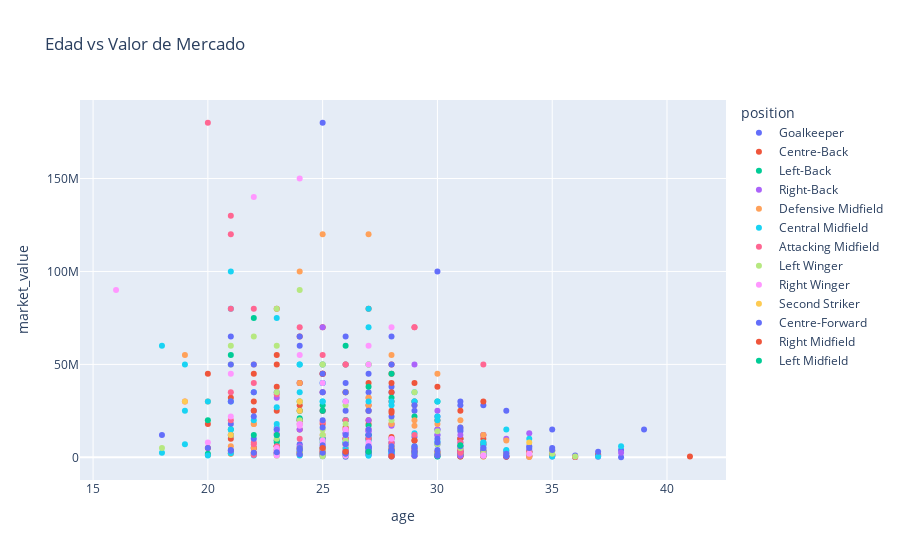

Here is the notebook cell this chart was saved with:
### Code cell
fig = px.scatter(player_data, x='age', y='market_value',
                 hover_name='name', color='position',
                 title='Edad vs Valor de Mercado')
fig.show()

### Figure 1 — Plotly figure (JSON) as saved in the notebook; plotly's stock layout.template omitted (floating-point values rounded to 4 significant figures)
{"data": [{"hovertemplate": "<b>%{hovertext}</b><br><br>position=Goalkeeper<br>age=%{x}<br>market_value=%{y}<extra></extra>", "hovertext": ["Marc-André ter Stegen", "Manuel Neuer", "Oliver Baumann", "Angus Gunn", "Liam Kelly", "Zander Clark", "Péter Gulácsi", "Dénes Dibusz", "Péter Szappanos", "Gregor Kobel", "Yann Sommer", "Yvon Mvogo", "David Raya", "Unai Simón", "Álex Remiro", "Dominik Livakovic", "Nediljko Labrovic", "Ivica Ivusic", "Thomas Strakosha", "Elhan Kastrati", "Etrit Berisha", "Gianluigi Donnarumma", "Guglielmo Vicario", "Alex Meret", "Jan Oblak", "Vid Belec", "Igor Vekic", "Aaron Ramsdale", "Jordan Pickford", "Dean Henderson", "Mads Hermansen", "Frederik Rönnow", "Kasper Schmeichel", "Djordje Petrovic", "Predrag Rajkovic", "Vanja Milinković-Savić", "Marcin Bulka", "Wojciech Szczęsny", "Lukasz Skorupski", "Bart Verbruggen", "Justin Bijlow", "Mark Flekken", "Niklas Hedl", "Patrick Pentz", "Heinz Lindner", "Mike Maignan", "Brice Samba", "Alphonse Areola", "Matz Sels", "Koen Casteels", "Thomas Kaminski", "Marek Rodak", "Henrich Ravas", "Martin Dubravka", "Ștefan Târnovanu", "Horațiu Moldovan", "Florin Niță", "Anatoliy Trubin", "Andriy Lunin", "Georgiy Bushchan", "Altay Bayındır", "Uğurcan Çakır", "Mert Günok", "Giorgi Mamardashvili", "Luka Gugeshashvili", "Giorgi Loria", "Diogo Costa", "José Sá", "Rui Patrício", "Matej Kovar", "Vitezslav Jaros", "Jindrich Stanek"], "legendgroup": "Goalkeeper", "marker": {"color": "#636efa", "symbol": "circle"}, "mode": "markers", "name": "Goalkeeper", "orientation": "v", "showlegend": true, "type": "scatter", "x": [32, 38, 34, 28, 28, 31, 34, 33, 33, 26, 35, 30, 28, 26, 29, 29, 24, 29, 29, 27, 35, 25, 27, 27, 31, 34, 26, 26, 30, 27, 23, 31, 37, 24, 28, 27, 24, 34, 33, 21, 26, 30, 23, 27, 33, 28, 30, 31, 32, 31, 31, 27, 26, 35, 24, 26, 36, 22, 25, 30, 26, 28, 35, 23, 25, 38, 24, 31, 36, 24, 22, 28], "xaxis": "x", "y": [28000000, 4000000, 3000000, 2500000, 800000, 700000, 3000000, 2500000, 500000, 40000000, 5000000, 3000000, 35000000, 30000000, 25000000, 11000000, 4500000, 2500000, 3000000, 1300000, 500000, 40000000, 35000000, 12000000, 28000000, 500000, 300000, 25000000, 22000000, 12000000, 9000000, 4500000, 1000000, 20000000, 10000000, 5000000, 20000000, 6000000, 3500000, 18000000, 13000000, 12000000, 2000000, 1500000, 300000, 38000000, 15000000, 10000000, 7000000, 6000000, 3000000, 3000000, 1500000, 1000000, 3000000, 2500000, 225000, 25000000, 25000000, 7000000, 10000000, 8000000, 1200000, 35000000, 600000, 50000, 40000000, 14000000, 1000000, 7000000, 5000000, 3500000], "yaxis": "y"}, {"hovertemplate": "<b>%{hovertext}</b><br><br>position=Centre-Back<br>age=%{x}<br>market_value=%{y}<extra></extra>", "hovertext": ["Nico Schlotterbeck", "Jonathan Tah", "Antonio Rüdiger", "Waldemar Anton", "Robin Koch", "Scott McKenna", "Jack Hendry", "Ryan Porteous", "Liam Cooper", "Grant Hanley", "Willi Orbán", "Attila Szalai", "Márton Dárdai", "Botond Balogh", "Ádám Lang", "Manuel Akanji", "Nico Elvedi", "Fabian Schär", "Leonidas Stergiou", "Cédric Zesiger", "Ricardo Rodríguez", "Robin Le Normand", "Dani Vivian", "Aymeric Laporte", "Nacho Fernández", "Josip Stanisic", "Josip Sutalo", "Marin Pongracic", "Martin Erlić", "Domagoj Vida", "Berat Djimsiti", "Marash Kumbulla", "Ardian Ismajli", "Enea Mihaj", "Arlind Ajeti", "Alessandro Bastoni", "Alessandro Buongiorno", "Riccardo Calafiori", "Gianluca Mancini", "Federico Gatti", "Jaka Bijol", "David Brekalo", "Vanja Drkusic", "Zan Zaletel", "John Stones", "Marc Guéhi", "Ezri Konsa", "Joe Gomez", "Lewis Dunk", "Andreas Christensen", "Joachim Andersen", "Jannik Vestergaard", "Simon Kjær", "Zanka", "Strahinja Pavlovic", "Nikola Milenković", "Milos Veljkovic", "Srdjan Babic", "Nemanja Gudelj", "Nemanja Stojic", "Uros Spajic", "Jan Bednarek", "Paweł Dawidowicz", "Sebastian Walukiewicz", "Bartosz Salamon", "Matthijs de Ligt", "Micky van de Ven", "Nathan Aké", "Virgil van Dijk", "Stefan de Vrij", "Daley Blind", "Kevin Danso", "Philipp Lienhart", "Maximilian Wöber", "Flavius Daniliuc", "Leopold Querfeld", "Gernot Trauner", "William Saliba", "Benjamin Pavard", "Dayot Upamecano", "Jules Koundé", "Ibrahima Konaté", "Arthur Theate", "Wout Faes", "Zeno Debast", "Axel Witsel", "Jan Vertonghen", "David Hancko", "Milan Skriniar", "Denis Vavro", "Adam Obert", "Norbert Gyomber", "Sebastian Kosa", "Vernon De Marco", "Radu Drăgușin", "Andrei Burcă", "Bogdan Racovițan", "Ionuț Nedelcearu", "Adrian Rus", "Ilya Zabarnyi", "Mykola Matvienko", "Valeriy Bondar", "Maksym Taloverov", "Oleksandr Svatok", "Merih Demiral", "Ahmetcan Kaplan", "Abdülkerim Bardakcı", "Kaan Ayhan", "Samet Akaydin", "Luka Lochoshvili", "Lasha Dvali", "Solomon Kvirkvelia", "Jemal Tabidze", "Giorgi Gvelesiani", "Guram Kashia", "Rúben Dias", "Gonçalo Inácio", "António Silva", "Pepe", "Martin Vitík", "Ladislav Krejci", "Tomas Vlcek", "Robin Hranac", "David Zima", "Tomas Holes"], "legendgroup": "Centre-Back", "marker": {"color": "#EF553B", "symbol": "circle"}, "mode": "markers", "name": "Centre-Back", "orientation": "v", "showlegend": true, "type": "scatter", "x": [24, 28, 31, 27, 27, 27, 29, 25, 32, 32, 31, 26, 22, 22, 31, 28, 27, 32, 22, 25, 31, 27, 24, 30, 34, 24, 24, 26, 26, 35, 31, 24, 27, 25, 30, 25, 25, 22, 28, 25, 25, 25, 24, 24, 30, 23, 26, 27, 32, 28, 28, 31, 35, 34, 23, 26, 28, 28, 32, 26, 31, 28, 29, 24, 33, 24, 23, 29, 32, 32, 34, 25, 27, 26, 23, 20, 32, 23, 28, 25, 25, 25, 24, 26, 20, 35, 37, 26, 29, 28, 21, 31, 20, 31, 22, 31, 24, 28, 28, 21, 28, 25, 23, 29, 26, 21, 29, 29, 30, 26, 29, 32, 28, 33, 36, 27, 22, 20, 41, 21, 25, 23, 24, 23, 31], "xaxis": "x", "y": [40000000, 30000000, 25000000, 20000000, 18000000, 10000000, 3000000, 3000000, 1000000, 900000, 10000000, 4000000, 2500000, 1800000, 450000, 45000000, 10000000, 10000000, 5000000, 5000000, 3500000, 40000000, 25000000, 20000000, 3000000, 28000000, 15000000, 7000000, 3000000, 1200000, 10000000, 4500000, 3000000, 1500000, 1000000, 70000000, 35000000, 30000000, 25000000, 18000000, 10000000, 3500000, 2800000, 1200000, 38000000, 38000000, 35000000, 28000000, 12000000, 40000000, 35000000, 3000000, 1500000, 1000000, 25000000, 15000000, 4500000, 4000000, 3500000, 2000000, 1200000, 11000000, 3000000, 2500000, 500000, 65000000, 55000000, 40000000, 30000000, 7000000, 3000000, 25000000, 15000000, 10000000, 6000000, 5000000, 3500000, 80000000, 50000000, 45000000, 45000000, 45000000, 20000000, 20000000, 18000000, 3500000, 1500000, 35000000, 30000000, 4000000, 3500000, 1300000, 1200000, 500000, 25000000, 3000000, 1800000, 1000000, 700000, 32000000, 18000000, 5000000, 2500000, 2000000, 16000000, 10000000, 9000000, 4700000, 2500000, 1100000, 900000, 700000, 500000, 400000, 250000, 80000000, 45000000, 45000000, 500000, 12000000, 10000000, 6000000, 5000000, 4000000, 2200000], "yaxis": "y"}, {"hovertemplate": "<b>%{hovertext}</b><br><br>position=Left-Back<br>age=%{x}<br>market_value=%{y}<extra></extra>", "hovertext": ["David Raum", "Maximilian Mittelstädt", "Andrew Robertson", "Kieran Tierney", "Greg Taylor", "Milos Kerkez", "Zsolt Nagy", "Alejandro Grimaldo", "Marc Cucurella", "Josko Gvardiol", "Borna Sosa", "Mario Mitaj", "Naser Aliji", "Federico Dimarco", "Andrea Cambiaso", "Jure Balkovec", "Erik Janza", "Luke Shaw", "Victor Kristiansen", "Filip Mladenovic", "Jakub Kiwior", "Tymoteusz Puchacz", "Phillipp Mwene", "Theo Hernández", "Ferland Mendy", "Maxim De Cuyper", "Nicuşor Bancu", "Oleksandr Zinchenko", "Vitaliy Mykolenko", "Bogdan Mykhaylichenko", "Ferdi Kadıoğlu", "Nuno Mendes", "David Jurásek"], "legendgroup": "Left-Back", "marker": {"color": "#00cc96", "symbol": "circle"}, "mode": "markers", "name": "Left-Back", "orientation": "v", "showlegend": true, "type": "scatter", "x": [26, 27, 30, 27, 26, 20, 31, 28, 25, 22, 26, 20, 30, 26, 24, 29, 30, 28, 21, 32, 24, 25, 30, 26, 29, 23, 31, 27, 25, 27, 24, 21, 23], "xaxis": "x", "y": [20000000, 17000000, 30000000, 12000000, 7500000, 20000000, 1000000, 45000000, 25000000, 75000000, 7500000, 2000000, 400000, 50000000, 25000000, 1200000, 600000, 32000000, 15000000, 900000, 30000000, 2000000, 1800000, 60000000, 22000000, 9000000, 1500000, 38000000, 28000000, 2500000, 21000000, 55000000, 8000000], "yaxis": "y"}, {"hovertemplate": "<b>%{hovertext}</b><br><br>position=Right-Back<br>age=%{x}<br>market_value=%{y}<extra></extra>", "hovertext": ["Joshua Kimmich", "Benjamin Henrichs", "Anthony Ralston", "Ross McCrorie", "Bendegúz Bolla", "Endre Botka", "Loïc Nego", "Attila Fiola", "Silvan Widmer", "Daniel Carvajal", "Jesús Navas", "Josip Juranovic", "Elseid Hysaj", "Iván Balliu", "Giovanni Di Lorenzo", "Raoul Bellanova", "Matteo Darmian", "Petar Stojanović", "Zan Karnicnik", "Trent Alexander-Arnold", "Kyle Walker", "Kieran Trippier", "Joakim Maehle", "Alexander Bah", "Rasmus Kristensen", "Bartosz Bereszyński", "Lutsharel Geertruida", "Stefan Posch", "Jonathan Clauss", "Timothy Castagne", "Thomas Meunier", "Peter Pekarik", "Andrei Rațiu", "Vasile Mogoș", "Yukhym Konoplya", "Oleksandr Tymchyk", "Zeki Çelik", "Mert Müldür", "Giorgi Gocholeishvili", "Diogo Dalot", "João Cancelo", "Nélson Semedo", "Vladimír Coufal"], "legendgroup": "Right-Back", "marker": {"color": "#ab63fa", "symbol": "circle"}, "mode": "markers", "name": "Right-Back", "orientation": "v", "showlegend": true, "type": "scatter", "x": [29, 27, 25, 26, 24, 29, 33, 34, 31, 32, 38, 28, 30, 32, 30, 24, 34, 28, 29, 25, 34, 33, 27, 26, 26, 31, 23, 27, 31, 28, 32, 37, 25, 31, 24, 27, 27, 25, 23, 25, 30, 30, 31], "xaxis": "x", "y": [50000000, 20000000, 1800000, 1800000, 2000000, 1000000, 900000, 400000, 3000000, 12000000, 2500000, 7500000, 2500000, 2000000, 15000000, 15000000, 4000000, 1300000, 1000000, 70000000, 13000000, 10000000, 14000000, 13000000, 10000000, 1300000, 32000000, 14000000, 12000000, 17000000, 2500000, 300000, 1400000, 900000, 6000000, 4000000, 6000000, 4200000, 2500000, 35000000, 25000000, 12000000, 8000000], "yaxis": "y"}, {"hovertemplate": "<b>%{hovertext}</b><br><br>position=Defensive Midfield<br>age=%{x}<br>market_value=%{y}<extra></extra>", "hovertext": ["Aleksandar Pavlovic", "Robert Andrich", "Scott McTominay", "Billy Gilmour", "Ádám Nagy", "Denis Zakaria", "Granit Xhaka", "Ardon Jashari", "Rodri", "Martín Zubimendi", "Marcelo Brozovic", "Kristjan Asllani", "Ylber Ramadani", "Klaus Gjasula", "Amir Abrashi", "Bryan Cristante", "Jorginho", "Jon Gorenc Stankovic", "Adrian Zeljkovic", "Declan Rice", "Morten Hjulmand", "Christian Nørgaard", "Pierre-Emile Højbjerg", "Srdjan Mijailovic", "Jakub Piotrowski", "Bartosz Slisz", "Damian Szymanski", "Jakub Kaluzinski", "Taras Romanczuk", "Jerdy Schouten", "Florian Grillitsch", "Aurélien Tchouaméni", "N'Golo Kanté", "Amadou Onana", "Stanislav Lobotka", "Adrian Șut", "Volodymyr Brazhko", "Taras Stepanenko", "Sergiy Sydorchuk", "Hakan Çalhanoğlu", "İsmail Yüksek", "Salih Özcan", "Okay Yokuşlu", "Anzor Mekvabishvili", "Nika Kvekveskiri", "João Palhinha", "João Neves", "Rúben Neves", "Danilo Pereira", "Tomas Soucek"], "legendgroup": "Defensive Midfield", "marker": {"color": "#FFA15A", "symbol": "circle"}, "mode": "markers", "name": "Defensive Midfield", "orientation": "v", "showlegend": true, "type": "scatter", "x": [20, 29, 27, 22, 28, 27, 31, 21, 27, 25, 31, 22, 28, 34, 34, 29, 32, 28, 21, 25, 24, 30, 28, 30, 26, 25, 28, 21, 32, 27, 28, 24, 33, 22, 29, 25, 22, 34, 33, 30, 25, 26, 30, 23, 32, 28, 19, 27, 32, 29], "xaxis": "x", "y": [30000000, 17000000, 32000000, 18000000, 900000, 25000000, 20000000, 6000000, 120000000, 50000000, 16000000, 18000000, 4000000, 400000, 200000, 20000000, 12000000, 4500000, 2000000, 120000000, 40000000, 18000000, 18000000, 1700000, 5000000, 5000000, 3500000, 2100000, 500000, 28000000, 6500000, 100000000, 9000000, 50000000, 28000000, 2700000, 5000000, 2500000, 2000000, 45000000, 12000000, 10000000, 3000000, 1200000, 500000, 55000000, 55000000, 32000000, 8000000, 30000000], "yaxis": "y"}, {"hovertemplate": "<b>%{hovertext}</b><br><br>position=Central Midfield<br>age=%{x}<br>market_value=%{y}<extra></extra>", "hovertext": ["İlkay Gündoğan", "Toni Kroos", "Pascal Groß", "John McGinn", "Callum McGregor", "Stuart Armstrong", "Ryan Jack", "Kenny McLean", "Dominik Szoboszlai", "András Schäfer", "Callum Styles", "Mihály Kata", "Michel Aebischer", "Remo Freuler", "Vincent Sierro", "Pedri", "Mikel Merino", "Fabián Ruiz", "Fermín López", "Mateo Kovacic", "Luka Sucic", "Mario Pasalic", "Luka Modric", "Qazim Laci", "Medon Berisha", "Nicolò Barella", "Davide Frattesi", "Nicolò Fagioli", "Michael Folorunsho", "Sandi Lovric", "Adam Gnezda Cerin", "Miha Zajc", "Timi Max Elsnik", "Jasmin Kurtic", "Conor Gallagher", "Kobbie Mainoo", "Adam Wharton", "Mathias Jensen", "Christian Eriksen", "Thomas Delaney", "Sergej Milinković-Savić", "Lazar Samardžić", "Ivan Ilić", "Saša Lukić", "Nemanja Maksimovic", "Piotr Zieliński", "Jakub Moder", "Kacper Urbanski", "Frenkie de Jong", "Joey Veerman", "Ryan Gravenberch", "Tijjani Reijnders", "Georginio Wijnaldum", "Konrad Laimer", "Marcel Sabitzer", "Nicolas Seiwald", "Eduardo Camavinga", "Warren Zaïre-Emery", "Adrien Rabiot", "Youssouf Fofana", "Youri Tielemans", "Arthur Vermeeren", "Orel Mangala", "Aster Vranckx", "Laszlo Benes", "Ondrej Duda", "Patrik Hrosovsky", "Matus Bero", "Tomas Rigo", "Juraj Kucka", "Răzvan Marin", "Marius Marin", "Mykola Shaparenko", "Orkun Kökçü", "Gabriel Sigua", "Giorgi Kochorashvili", "Sandro Altunashvili", "Matheus Nunes", "Vitinha", "Michal Sadílek", "Lukas Cerv"], "legendgroup": "Central Midfield", "marker": {"color": "#19d3f3", "symbol": "circle"}, "mode": "markers", "name": "Central Midfield", "orientation": "v", "showlegend": true, "type": "scatter", "x": [33, 34, 32, 29, 30, 32, 32, 32, 23, 25, 24, 22, 27, 32, 28, 21, 27, 28, 21, 30, 21, 29, 38, 28, 20, 27, 24, 23, 26, 26, 24, 29, 26, 35, 24, 19, 20, 28, 32, 32, 29, 22, 23, 27, 29, 30, 25, 19, 27, 25, 22, 25, 33, 27, 30, 23, 21, 18, 29, 25, 27, 19, 26, 21, 26, 29, 32, 28, 21, 37, 28, 25, 25, 23, 18, 24, 27, 25, 24, 25, 23], "xaxis": "x", "y": [15000000, 10000000, 8000000, 30000000, 8500000, 2000000, 1000000, 900000, 75000000, 5000000, 2500000, 1000000, 9000000, 6500000, 4000000, 80000000, 50000000, 30000000, 30000000, 30000000, 15000000, 13000000, 6000000, 2500000, 1000000, 80000000, 35000000, 15000000, 8500000, 8000000, 3500000, 2400000, 1500000, 500000, 50000000, 50000000, 30000000, 28000000, 8000000, 2500000, 30000000, 20000000, 18000000, 10000000, 6000000, 22000000, 10000000, 7000000, 70000000, 40000000, 35000000, 30000000, 4000000, 30000000, 20000000, 16000000, 100000000, 60000000, 35000000, 30000000, 25000000, 25000000, 20000000, 12000000, 5000000, 4000000, 3500000, 3500000, 2200000, 500000, 2700000, 1600000, 9000000, 27000000, 2500000, 1000000, 800000, 50000000, 50000000, 8000000, 1500000], "yaxis": "y"}, {"hovertemplate": "<b>%{hovertext}</b><br><br>position=Attacking Midfield<br>age=%{x}<br>market_value=%{y}<extra></extra>", "hovertext": ["Florian Wirtz", "Jamal Musiala", "Kai Havertz", "Ryan Christie", "Dániel Gazdag", "László Kleinheisler", "Krisztofer Horváth", "Fabian Rieder", "Xherdan Shaqiri", "Dani Olmo", "Álex Baena", "Lovro Majer", "Martin Baturina", "Nikola Vlašić", "Ernest Muci", "Nedim Bajrami", "Lorenzo Pellegrini", "Josip Ilicic", "Jude Bellingham", "Cole Palmer", "Eberechi Eze", "Mijat Gacinovic", "Sebastian Szymanski", "Xavi Simons", "Teun Koopmeiners", "Christoph Baumgartner", "Romano Schmid", "Florian Kainz", "Matthias Seidl", "Andreas Weimann", "Kevin De Bruyne", "Charles De Ketelaere", "Tomas Suslov", "Darius Olaru", "Nicolae Stanciu", "Alexandru Cicâldău", "Ianis Hagi", "Georgiy Sudakov", "Ruslan Malinovskyi", "Arda Güler", "Yusuf Yazıcı", "Otar Kiteishvili", "Giorgi Chakvetadze", "Bruno Fernandes", "Bernardo Silva", "Pavel Sulc", "Antonín Barák", "Ondrej Lingr"], "legendgroup": "Attacking Midfield", "marker": {"color": "#FF6692", "symbol": "circle"}, "mode": "markers", "name": "Attacking Midfield", "orientation": "v", "showlegend": true, "type": "scatter", "x": [21, 21, 24, 29, 28, 30, 22, 22, 32, 26, 22, 26, 21, 26, 23, 25, 27, 36, 20, 22, 25, 29, 25, 21, 26, 24, 24, 31, 23, 32, 32, 23, 22, 26, 31, 26, 25, 21, 31, 19, 27, 28, 24, 29, 29, 23, 29, 25], "xaxis": "x", "y": [130000000, 120000000, 70000000, 12000000, 8000000, 1500000, 1200000, 8000000, 2500000, 50000000, 40000000, 20000000, 20000000, 10000000, 13000000, 4500000, 25000000, 300000, 180000000, 80000000, 55000000, 3000000, 19000000, 80000000, 50000000, 18000000, 10000000, 2500000, 2500000, 900000, 50000000, 34000000, 7000000, 7000000, 4500000, 3000000, 2000000, 35000000, 8000000, 30000000, 10000000, 5000000, 2500000, 70000000, 70000000, 6000000, 4500000, 3500000], "yaxis": "y"}, {"hovertemplate": "<b>%{hovertext}</b><br><br>position=Left Winger<br>age=%{x}<br>market_value=%{y}<extra></extra>", "hovertext": ["Chris Führich", "Lewis Morgan", "Noah Okafor", "Steven Zuber", "Nico Williams", "Ferran Torres", "Ayoze Pérez", "Luka Ivanusec", "Marko Pjaca", "Ivan Perisic", "Arbër Hoxha", "Federico Chiesa", "Mattia Zaccagni", "Stephan El Shaarawy", "Benjamin Verbic", "Anthony Gordon", "Mikkel Damsgaard", "Jacob Bruun Larsen", "Veljko Birmancevic", "Dusan Tadic", "Michal Skoras", "Kamil Grosicki", "Cody Gakpo", "Steven Bergwijn", "Marco Grüll", "Kingsley Coman", "Bradley Barcola", "Jérémy Doku", "Leandro Trossard", "Yannick Carrasco", "Lukas Haraslin", "Leo Sauer", "Ivan Schranz", "Lubomir Tupta", "David Duris", "Florinel Coman", "Valentin Mihăilă", "Mykhaylo Mudryk", "Kerem Aktürkoğlu", "Khvicha Kvaratskhelia", "Saba Lobjanidze", "Georgiy Tsitaishvili", "Rafael Leão", "Diogo Jota"], "legendgroup": "Left Winger", "marker": {"color": "#B6E880", "symbol": "circle"}, "mode": "markers", "name": "Left Winger", "orientation": "v", "showlegend": true, "type": "scatter", "x": [26, 27, 24, 32, 21, 24, 30, 25, 29, 35, 25, 26, 28, 31, 30, 23, 23, 25, 26, 35, 24, 36, 25, 26, 25, 27, 21, 22, 29, 30, 28, 18, 30, 26, 25, 26, 24, 23, 25, 23, 29, 23, 24, 27], "xaxis": "x", "y": [28000000, 4000000, 20000000, 2000000, 60000000, 30000000, 7000000, 12000000, 2500000, 2000000, 1800000, 35000000, 20000000, 5000000, 2000000, 60000000, 10000000, 8000000, 9000000, 3500000, 5000000, 500000, 50000000, 18000000, 4000000, 50000000, 50000000, 65000000, 35000000, 14000000, 5500000, 5000000, 2000000, 800000, 600000, 7000000, 2800000, 35000000, 15000000, 80000000, 2000000, 800000, 90000000, 50000000], "yaxis": "y"}, {"hovertemplate": "<b>%{hovertext}</b><br><br>position=Right Winger<br>age=%{x}<br>market_value=%{y}<extra></extra>", "hovertext": ["Leroy Sané", "James Forrest", "Roland Sallai", "Kevin Csoboth", "Dan Ndoye", "Rubén Vargas", "Renato Steffen", "Lamine Yamal", "Marco Pasalic", "Jasir Asani", "Phil Foden", "Bukayo Saka", "Jarrod Bowen", "Andreas Skov Olsen", "Anders Dreyer", "Andrija Zivkovic", "Donyell Malen", "Patrick Wimmer", "Ousmane Dembélé", "Johan Bakayoko", "Dodi Lukébakio", "Dennis Man", "Deian Sorescu", "Viktor Tsygankov", "Oleksandr Zubkov", "Andriy Yarmolenko", "Barış Alper Yılmaz", "İrfan Can Kahveci", "Yunus Akgün", "Zuriko Davitashvili", "Levan Shengelia", "Pedro Neto", "Francisco Conceição", "Matej Jurasek", "Vaclav Cerny"], "legendgroup": "Right Winger", "marker": {"color": "#FF97FF", "symbol": "circle"}, "mode": "markers", "name": "Right Winger", "orientation": "v", "showlegend": true, "type": "scatter", "x": [28, 32, 27, 23, 23, 25, 32, 16, 23, 29, 24, 22, 27, 24, 26, 27, 25, 23, 27, 21, 26, 25, 26, 26, 27, 34, 24, 28, 23, 23, 28, 24, 21, 20, 26], "xaxis": "x", "y": [70000000, 1000000, 15000000, 1000000, 14000000, 7500000, 1000000, 90000000, 4000000, 1000000, 150000000, 140000000, 50000000, 18000000, 15000000, 8000000, 40000000, 15000000, 60000000, 45000000, 12000000, 9000000, 1000000, 30000000, 7000000, 2000000, 17000000, 10000000, 5000000, 3000000, 750000, 55000000, 22000000, 8000000, 7000000], "yaxis": "y"}, {"hovertemplate": "<b>%{hovertext}</b><br><br>position=Second Striker<br>age=%{x}<br>market_value=%{y}<extra></extra>", "hovertext": ["Thomas Müller", "Giacomo Raspadori", "Kenan Yıldız", "João Félix", "Adam Hlozek"], "legendgroup": "Second Striker", "marker": {"color": "#FECB52", "symbol": "circle"}, "mode": "markers", "name": "Second Striker", "orientation": "v", "showlegend": true, "type": "scatter", "x": [34, 24, 19, 24, 21], "xaxis": "x", "y": [8000000, 25000000, 30000000, 30000000, 12000000], "yaxis": "y"}, {"hovertemplate": "<b>%{hovertext}</b><br><br>position=Centre-Forward<br>age=%{x}<br>market_value=%{y}<extra></extra>", "hovertext": ["Maximilian Beier", "Deniz Undav", "Niclas Füllkrug", "Ché Adams", "Lawrence Shankland", "Tommy Conway", "Barnabás Varga", "Martin Ádám", "Breel Embolo", "Zeki Amdouni", "Kwadwo Duah", "Mikel Oyarzabal", "Álvaro Morata", "Joselu", "Andrej Kramaric", "Ante Budimir", "Bruno Petkovic", "Armando Broja", "Rey Manaj", "Taulant Seferi", "Mirlind Daku", "Gianluca Scamacca", "Mateo Retegui", "Benjamin Sesko", "Andraz Sporar", "Jan Mlakar", "Zan Vipotnik", "Luka Zahovic", "Harry Kane", "Ollie Watkins", "Ivan Toney", "Rasmus Højlund", "Jonas Wind", "Kasper Dolberg", "Yussuf Poulsen", "Dušan Vlahović", "Aleksandar Mitrovic", "Luka Jović", "Petar Ratkov", "Robert Lewandowski", "Adam Buksa", "Krzysztof Piatek", "Karol Świderski", "Brian Brobbey", "Memphis Depay", "Wout Weghorst", "Michael Gregoritsch", "Marko Arnautovic", "Maximilian Entrup", "Kylian Mbappé", "Marcus Thuram", "Randal Kolo Muani", "Antoine Griezmann", "Olivier Giroud", "Loïs Openda", "Romelu Lukaku", "Robert Bozenik", "David Strelec", "Denis Drăguș", "Daniel Bîrligea", "George Pușcaș", "Denis Alibec", "Artem Dovbyk", "Vladyslav Vanat", "Roman Yaremchuk", "Semih Kılıçsoy", "Bertuğ Yıldırım", "Cenk Tosun", "Georges Mikautadze", "Giorgi Kvilitaia", "Budu Zivzivadze", "Gonçalo Ramos", "Cristiano Ronaldo", "Patrik Schick", "Mojmír Chytil", "Jan Kuchta", "Tomas Chory"], "legendgroup": "Centre-Forward", "marker": {"color": "#636efa", "symbol": "circle"}, "mode": "markers", "name": "Centre-Forward", "orientation": "v", "showlegend": true, "type": "scatter", "x": [21, 27, 31, 27, 28, 21, 29, 29, 27, 23, 27, 27, 31, 34, 32, 32, 29, 22, 27, 27, 26, 25, 25, 21, 30, 25, 22, 28, 30, 28, 28, 21, 25, 26, 29, 24, 29, 26, 20, 35, 27, 28, 27, 22, 30, 31, 30, 35, 26, 25, 26, 25, 33, 37, 24, 31, 24, 23, 24, 24, 28, 33, 26, 22, 28, 18, 21, 33, 23, 30, 30, 22, 39, 28, 25, 27, 29], "xaxis": "x", "y": [30000000, 25000000, 15000000, 15000000, 4000000, 4000000, 2500000, 800000, 12000000, 12000000, 3000000, 45000000, 16000000, 5000000, 5000000, 5000000, 5000000, 22000000, 5000000, 3500000, 3000000, 35000000, 16000000, 50000000, 4000000, 2500000, 2500000, 400000, 100000000, 65000000, 50000000, 65000000, 20000000, 12000000, 6000000, 65000000, 28000000, 7000000, 5000000, 15000000, 6000000, 6000000, 5000000, 35000000, 10000000, 6000000, 8000000, 4000000, 2000000, 180000000, 65000000, 45000000, 25000000, 3000000, 60000000, 30000000, 5000000, 2800000, 4000000, 1600000, 1500000, 700000, 35000000, 10000000, 3500000, 12000000, 3500000, 2000000, 15000000, 1600000, 900000, 50000000, 15000000, 22000000, 6500000, 5000000, 3200000], "yaxis": "y"}, {"hovertemplate": "<b>%{hovertext}</b><br><br>position=Right Midfield<br>age=%{x}<br>market_value=%{y}<extra></extra>", "hovertext": ["Tomi Horvat", "Przemyslaw Frankowski", "Jeremie Frimpong", "Denzel Dumfries", "Otar Kakabadze", "David Doudera"], "legendgroup": "Right Midfield", "marker": {"color": "#EF553B", "symbol": "circle"}, "mode": "markers", "name": "Right Midfield", "orientation": "v", "showlegend": true, "type": "scatter", "x": [25, 29, 23, 28, 28, 26], "xaxis": "x", "y": [5000000, 9000000, 50000000, 24000000, 600000, 3000000], "yaxis": "y"}, {"hovertemplate": "<b>%{hovertext}</b><br><br>position=Left Midfield<br>age=%{x}<br>market_value=%{y}<extra></extra>", "hovertext": ["Filip Kostić", "Nicola Zalewski", "Alexander Prass", "Lukas Provod"], "legendgroup": "Left Midfield", "marker": {"color": "#00cc96", "symbol": "circle"}, "mode": "markers", "name": "Left Midfield", "orientation": "v", "showlegend": true, "type": "scatter", "x": [31, 22, 23, 27], "xaxis": "x", "y": [6500000, 12000000, 12000000, 3000000], "yaxis": "y"}], "layout": {"legend": {"title": {"text": "position"}, "tracegroupgap": 0}, "title": {"text": "Edad vs Valor de Mercado"}, "xaxis": {"anchor": "y", "domain": [0, 1], "title": {"text": "age"}}, "yaxis": {"anchor": "x", "domain": [0, 1], "title": {"text": "market_value"}}}}
